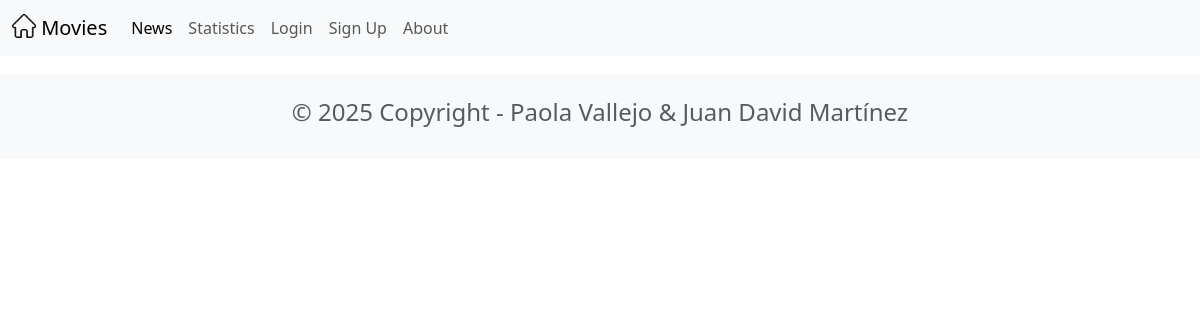
Before: /news/ with the older database file.
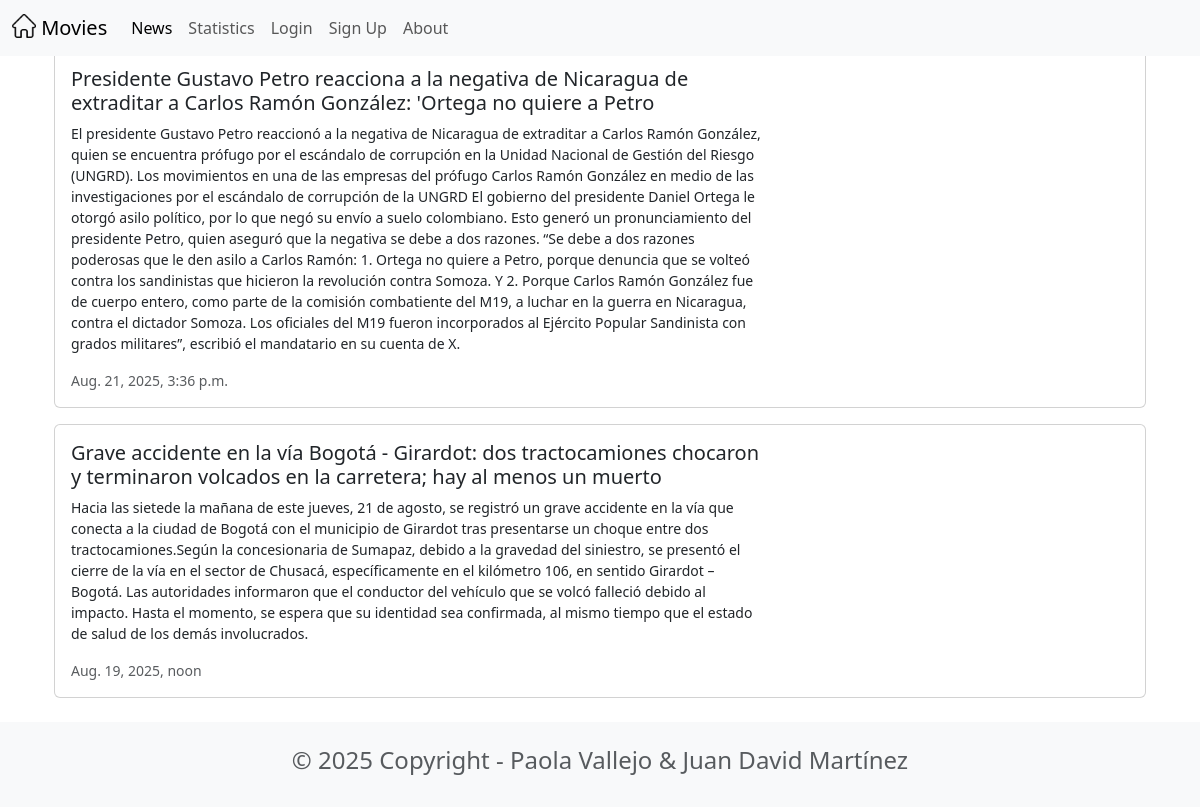
After: the same page with the newer database file.
### news/models.py (models this page shows, shortened)
class News(models.Model):
    title = models.CharField(max_length=200)
    body = models.TextField()
    model = models.DateTimeField(auto_now_add=True)

### news/views.py (the view)
# urls.py: path('news/', include('news.urls')),
def news(request):
    newss = News.objects.all().order_by('-title')
    return render(request, 'news.html', {'newss': newss})

### news/templates/news.html
{% extends 'base.html' %}
{% block content %}
<div class="container">
    {%for news in newss %}
        <div class="card mb-3">
            <div class="row g-0">
                <div class="col-md-8">
                    <div class="card-body">
                        <h5 class="card-title">{{ news.title }}</h5>
                        <p class="card-text" style="font-size: 14px;">{{ news.body }}</p>
                        <p class="card-text"><small class="text-body-secondary">{{ news.model }}</small></p>
                    </div>
                </div>
            </div>
        </div>
    {% endfor %}
</div>
{% endblock content %}

### moviereviews/templates/base.html (shortened to what this page needs)
<head>
    <link href="https://cdn.jsdelivr.net/npm/bootstrap@5.3.7/dist/css/bootstrap.min.css" rel="stylesheet">
</head>
<nav class="navbar navbar-expand-lg bg-body-tertiary fixed-top">
    <div class="container-fluid">
        <a class="navbar-brand" href="{% url 'home' %}">
            {% load static %}
            <img src="{% static 'images/home.png' %}" alt="" width="24" height="24" class="d-inline-block align-text-top">
            Movies
        </a>
        <div class="collapse navbar-collapse" id="navbarSupportedContent">
            <ul class="navbar-nav me-auto mb-2 mb-lg-0">
                <li class="nav-item">
                    <a class="nav-link active" aria-current="page" href="{% url 'news' %}">News</a>
                </li>
                <li class="nav-item">
                    <a class="nav-link" href="{% url 'statistics' %}">Statistics</a>
                </li>
                <li class="nav-item">
                    <a class="nav-link" href="#">Login</a>
                </li>
                <li class="nav-item">
                    <a class="nav-link" href="#">Sign Up</a>
                </li>
                <li class="nav-item">
                    <a class="nav-link" href="{% url 'about' %}">About</a>
                </li>
            </ul>
        </div>
    </div>
</nav>
<div class="container">
    {% block content %}
    {% endblock content %}
</div>
<footer class="text-center text-lg-start bg-light text-muted mt-4">
    <div class="container">
        <div class="row">
            <div class="text-center p-4">
                <h4>© 2025 Copyright - Paola Vallejo & Juan David Martínez</h4>
            </div>
        </div>
    </div>
</footer>

Changed rows visible on the page:
added News: title "Presidente Gustavo Petro reacciona a la negativa de Nicaragua de extraditar a Carlos Ramón González: 'Ortega no quiere a Petro", body "El presidente Gustavo Petro reaccionó a la negativa de Nicaragua de extraditar a Carlos Ramón González, quien se encuentra prófugo por el escándalo de corrupción en la Unidad Nacional de Gestión del Riesgo (UNGRD). Los movimientos en una de las empresas del prófugo Carlos Ramón González en medio de las investigaciones por el escándalo de corrupción de la UNGRD El gobierno del presidente Daniel Ortega le otorgó asilo político, por lo que negó su envío a suelo colombiano. Esto generó un pronunciamiento del presidente Petro, quien aseguró que la negativa se debe a dos razones. “Se debe a dos razones poderosas que le den asilo a Carlos Ramón: 1. Ortega no quiere a Petro, porque denuncia que se…", model "Aug. 21, 2025, 3:36 p.m."
added News: title "Grave accidente en la vía Bogotá - Girardot: dos tractocamiones chocaron y terminaron volcados en la carretera; hay al menos un muerto", body "Hacia las sietede la mañana de este jueves, 21 de agosto, se registró un grave accidente en la vía que conecta a la ciudad de Bogotá con el municipio de Girardot tras presentarse un choque entre dos tractocamiones.Según la concesionaria de Sumapaz, debido a la gravedad del siniestro, se presentó el cierre de la vía en el sector de Chusacá, específicamente en el kilómetro 106, en sentido Girardot – Bogotá. Las autoridades informaron que el conductor del vehículo que se volcó falleció debido al impacto. Hasta el momento, se espera que su identidad sea confirmada, al mismo tiempo que el estado de salud de los demás involucrados.", model "Aug. 19, 2025, noon"
